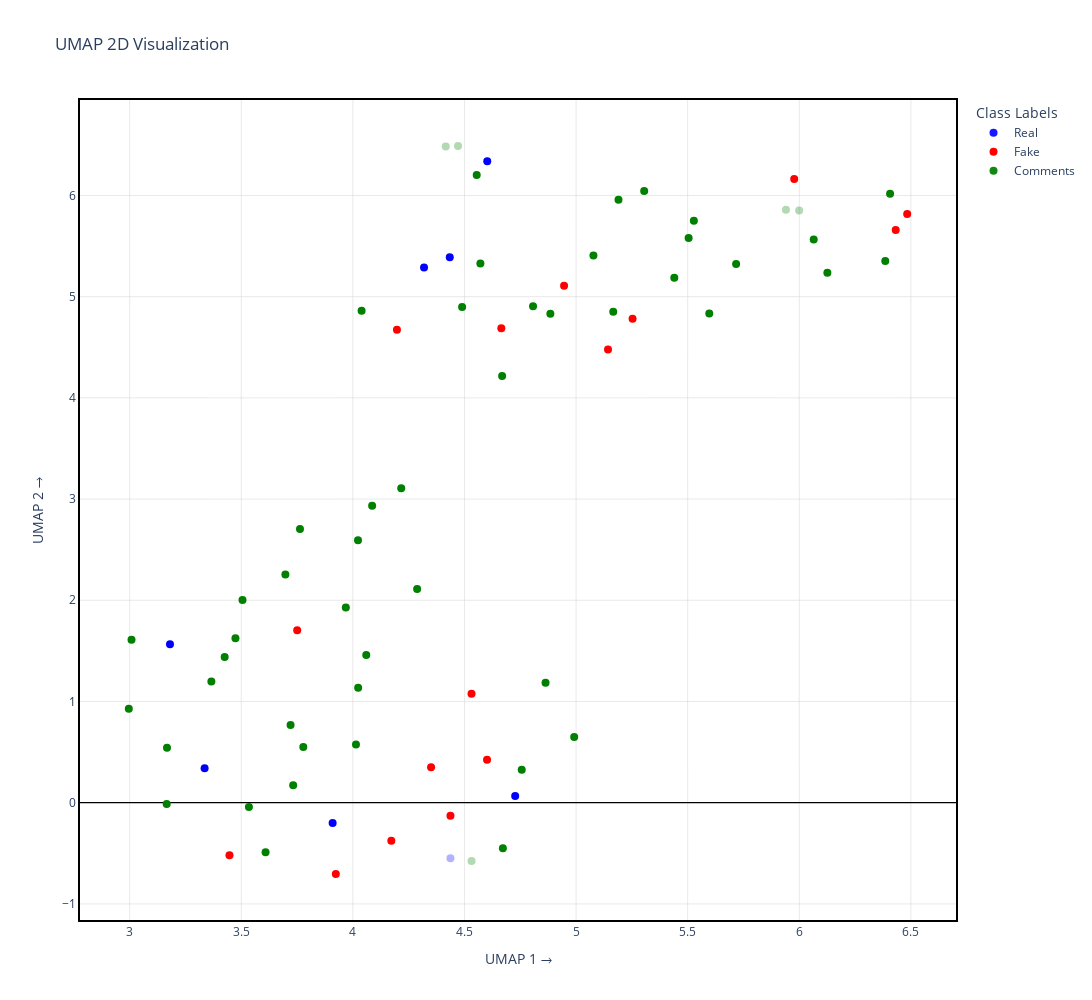

The notebook cell saved with this chart:
### Markdown cell above
### UMAP

### Code cell
visualizer.reduce_dimensionality("umap", n_components=2)
visualizer.visualize("umap", n_components=2, title="UMAP 2D Visualization")

### Figure 1 — Plotly figure (JSON) as saved in the notebook; plotly's stock layout.template omitted (floating-point values rounded to 4 significant figures; data arrays with more than 128 entries replaced by an {"elided": "..."} marker saying what was removed)
{"data": [{"customdata": [["UK TIER 2 Care home visas available inside UK and outside Uk as well can apply Leeds. Carehome 10 vacancies 7 females and 3 males 3 months experience Gloucestershire 8 vacancies 6 females and 2 males.", 1375, "Real"], ["Canada making progress with vaccine. Hopefully trials will prove to be successful as countries around the world race to find a way to protect global population.", 2053, "Real"], ["For those in the USA who have received their vaccine-- please consider signing up for the CDC's Vsafe after vaccination health checker. You can sign up anytime after receiving your first dose until 6 ", 3089, "Real"], ["I would like to acknowledge the entire Anesthesia staff the Anesthesiologist, CRNA’s and the Anesthesia Techs. These are the staff members on the front line responsible for intubations and placing the", 5265, "Real"], ["Female self-employed live-in carer needed for a lady near High Wycombe. Driver with own car preferred. Must have permission to work in the UK. £855/wk. Please PM me ref:SC No sponsorship available - s", 5790, "Real"], ["Keeping everyone of you in my prayers. Please know that your service to others at this tragic and chaotic time is what His Holiness always talks about. We are all extremely proud of you 🙏🏽💪🏼👍🏼", 4859, "Real"], ["https://www.mirror.co.uk/news/uk-news/breaking-coronavirus-mcdonalds-closing-uk-21735921 When they start closing big food chains that can only mean 1 thing!!!", 6540, "Real"], ["https://www.independent.co.uk/news/uk/politics/coronavirus-rent-mortgage-payments-covid-19-labour-corbyn-johnson-a9402596.html Why everyone didn't vote for Labour is beyond me!!! If our prime minister", 6702, "Real"]], "hovertemplate": "<b>Text:</b> %{customdata[0]}<br><b>ID:</b> %{customdata[1]}<br><b>Predict:</b> %{customdata[2]}", "marker": {"color": "blue", "opacity": [1.0, 1.0, 1.0, 1.0, 0.3, 1.0, 1.0, 1.0], "size": 8}, "mode": "markers", "name": "Real", "type": "scatter", "x": [4.602, 3.909, 3.336, 3.181, 4.437, 4.727, 4.434, 4.319], "y": [6.338, -0.1999, 0.3399, 1.566, -0.5491, 0.06637, 5.39, 5.287]}, {"customdata": [["Are you all seeing a lot of “second timers”?? If you have, how far apart between diagnoses and was the second time generally worse or better symptom wise? Was it truly a second time contraction or was", 1280, "Fake"], ["Interesting. I can’t wait to see what info further research uncovers.", 871, "Fake"], ["Are there any articles objecting to the blood type theory that A blood types are 50% more likely to get ARDS version of Covid-19?", 4258, "Fake"], ["As my Grammy used to say, “If you don’t have any thing nice to say, don’t say anything at all.” A few of the MANY reasons why I’ve chosen to receive the COVID-19 Vaccine: 1. As a nurse I feel it is my", 5219, "Fake"], ["Anyone been tested for covid and it be negative...then your symptoms get worse? Been tested for flu, strep, mono, checked for pneumonia, PE...then covid tested again. Waiting on results. Feeling awful", 3332, "Fake"], ["We're praising a man for doing things he should have done as soon as this thing left China!!!", 6036, "Fake"], ["recruiting from india .middle east and phillippines only", 5190, "Fake"], ["Got my 1st vaccine today 😁", 1510, "Fake"], ["https://abcnews.go.com/Politics/9000-retired-army-medical-personnel-respond-armys-call/story?id=69833949&cid=social_fb_abcn Upbeat news—here comes some backup.", 51, "Fake"], ["A brave and noble man. 💚💙", 31, "Fake"], ["I have a tightness in my chest, no cough. I can’t tell if it’s anxiety or what.. I’m trying to stay away from the hospital if I can", 5510, "Fake"], ["To go with our cloth masks? Kudos to the community for loving on the local healthcare workers!", 3463, "Fake"], ["Great visual for understanding how cough, sneeze, or talking droplets work. How long they last, how they float, how to get rid of them etc. This is how covid or other airborne pathogens are spread.", 4785, "Fake"], ["Physicians may soon be able to tailor COVID19 treatments based on their genes.", 5983, "Fake"], ["Why does Aspirin, and or ibuprofen affect the body of somebody who has the coronavirus in a deadly way? Does anybody in the medical know why? I have a friend with the virus and would love to explain w", 3687, "Fake"], ["Is everyone wearing hair covers in their Covid rooms? We’ve been told not to and that it doesn’t ‘stick’ to hair... 🧐 then again they tell us something different every day.", 2961, "Fake"]], "hovertemplate": "<b>Text:</b> %{customdata[0]}<br><b>ID:</b> %{customdata[1]}<br><b>Predict:</b> %{customdata[2]}", "marker": {"color": "red", "opacity": [1.0, 1.0, 1.0, 1.0, 1.0, 1.0, 1.0, 1.0, 1.0, 1.0, 1.0, 1.0, 1.0, 1.0, 1.0, 1.0], "size": 8}, "mode": "markers", "name": "Fake", "type": "scatter", "x": [6.432, 4.437, 6.484, 3.751, 3.447, 4.665, 4.946, 5.253, 4.35, 5.143, 4.532, 4.197, 3.924, 4.172, 5.977, 4.601], "y": [5.658, -0.1299, 5.817, 1.703, -0.5202, 4.688, 5.107, 4.781, 0.3512, 4.478, 1.077, 4.673, -0.7044, -0.3758, 6.161, 0.4251]}, {"customdata": {"elided": "52x3 mixed values"}, "hovertemplate": "<b>Text:</b> %{customdata[0]}<br><b>ID:</b> %{customdata[1]}<br><b>Predict:</b> %{customdata[2]}", "marker": {"color": "green", "opacity": [1.0, 1.0, 1.0, 1.0, 0.3, 1.0, 1.0, 1.0, 1.0, 1.0, 1.0, 1.0, 1.0, 1.0, 1.0, 1.0, 1.0, 1.0, 0.3, 0.3, 1.0, 1.0, 0.3, 1.0, 1.0, 1.0, 1.0, 1.0, 1.0, 1.0, 1.0, 1.0, 1.0, 1.0, 1.0, 1.0, 1.0, 1.0, 1.0, 0.3, 1.0, 1.0, 1.0, 1.0, 1.0, 1.0, 1.0, 1.0, 1.0, 1.0, 1.0, 1.0], "size": 8}, "mode": "markers", "name": "Comments", "type": "scatter", "x": [3.166, 4.489, 4.024, 4.555, 5.94, 4.672, 5.44, 3.534, 6.065, 5.597, 5.717, 5.167, 5.528, 4.885, 4.014, 3.968, 3.778, 4.217, 4.471, 5.999, 4.756, 2.996, 4.532, 3.733, 5.19, 4.086, 5.305, 3.474, 4.571, 4.669, 3.167, 6.407, 3.008, 5.504, 4.807, 5.078, 4.06, 4.023, 4.992, 4.416, 6.126, 3.506, 4.288, 6.385, 3.721, 3.609, 4.039, 3.698, 4.863, 3.426, 3.763, 3.366], "y": [-0.01368, 4.899, 1.136, 6.202, 5.859, -0.4502, 5.187, -0.04139, 5.565, 4.834, 5.322, 4.85, 5.75, 4.832, 0.5744, 1.929, 0.5516, 3.106, 6.489, 5.85, 0.3267, 0.9291, -0.5764, 0.1717, 5.958, 2.933, 6.044, 1.625, 5.328, 4.217, 0.5422, 6.017, 1.61, 5.58, 4.905, 5.406, 1.461, 2.592, 0.6501, 6.483, 5.237, 2.002, 2.111, 5.353, 0.7687, -0.4888, 4.862, 2.254, 1.185, 1.441, 2.705, 1.198]}], "layout": {"height": 1000, "legend": {"title": {"text": "Class Labels"}}, "title": {"text": "UMAP 2D Visualization"}, "width": 1400, "xaxis": {"gridcolor": "lightgray", "gridwidth": 0.5, "linecolor": "black", "linewidth": 2, "mirror": true, "showline": true, "title": {"text": "UMAP 1 →"}, "zeroline": true, "zerolinecolor": "black", "zerolinewidth": 1.2}, "yaxis": {"gridcolor": "lightgray", "gridwidth": 0.5, "linecolor": "black", "linewidth": 2, "mirror": true, "showline": true, "title": {"text": "UMAP 2 →"}, "zeroline": true, "zerolinecolor": "black", "zerolinewidth": 1.2}}}
